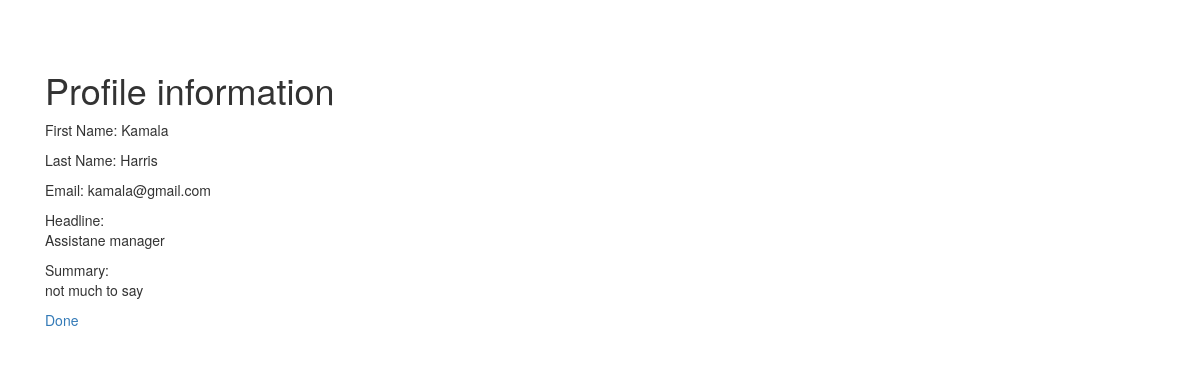
Page /view.php?profile_id=55 on the committed database.
### tables this page shows
CREATE TABLE `profile` (
  `profile_id` int(11) NOT NULL,
  `user_id` int(11) NOT NULL,
  `first_name` text,
  `last_name` text,
  `email` text,
  `headline` text,
  `summary` text
);

### view.php (the view, shortened to what this page needs)
<?php
    require_once "pdo.php";
$stmt = $pdo->prepare("SELECT * FROM profile where profile_id = :xyz");
$stmt->execute(array(":xyz" => $_GET['profile_id']));
$row = $stmt->fetch(PDO::FETCH_ASSOC);
?>
<!DOCTYPE html>
<html>
  <head>
	<?php require_once "bootstrap.php"; ?>
  </head>
  <body>
    <div class="container">
	  <div class="container">
	  <h1>Profile information</h1>
		<p>First Name: <?= (htmlentities($row['first_name'])); ?>
		</p>
		<p>Last Name: <?= (htmlentities($row['last_name'])); ?>
		</p>
		<p>Email: <?= (htmlentities($row['email'])); ?>
		</p>
		<p>Headline:<br/>
		 <?= (htmlentities($row['headline'])); ?>
		</p>
		<p>Summary:<br/>
		 <?= (htmlentities($row['summary'])); ?>
		</p>
	  <p>
	  <a href="index.php">Done</a>
	  </div>
  </body>
</html>

### starter-template.css (style rules this page uses)
body { padding-top: 50px; }

### rows in the picture
profile: first_name "Kamala", last_name "Harris", email "kamala@gmail.com", headline "Assistane manager", summary "not much to say"
